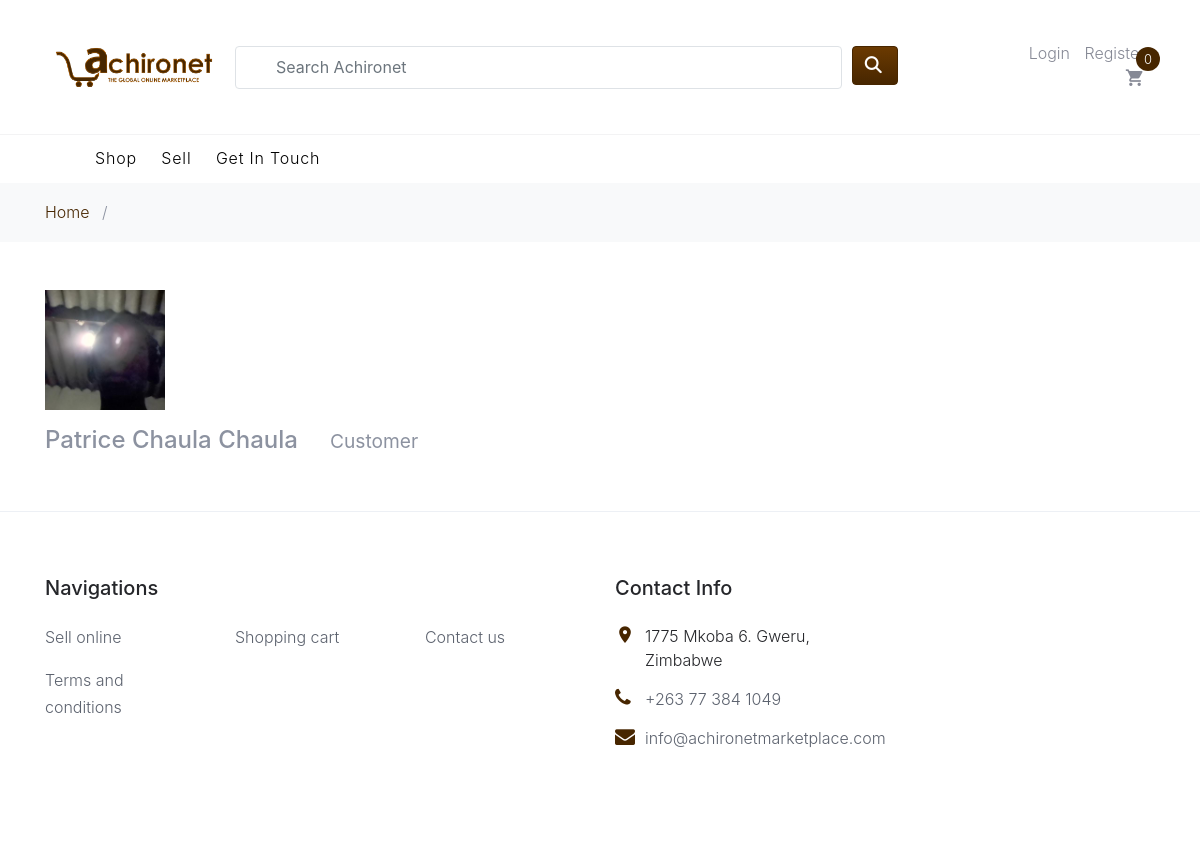
Before: /users/profile/7/ with the older database file.
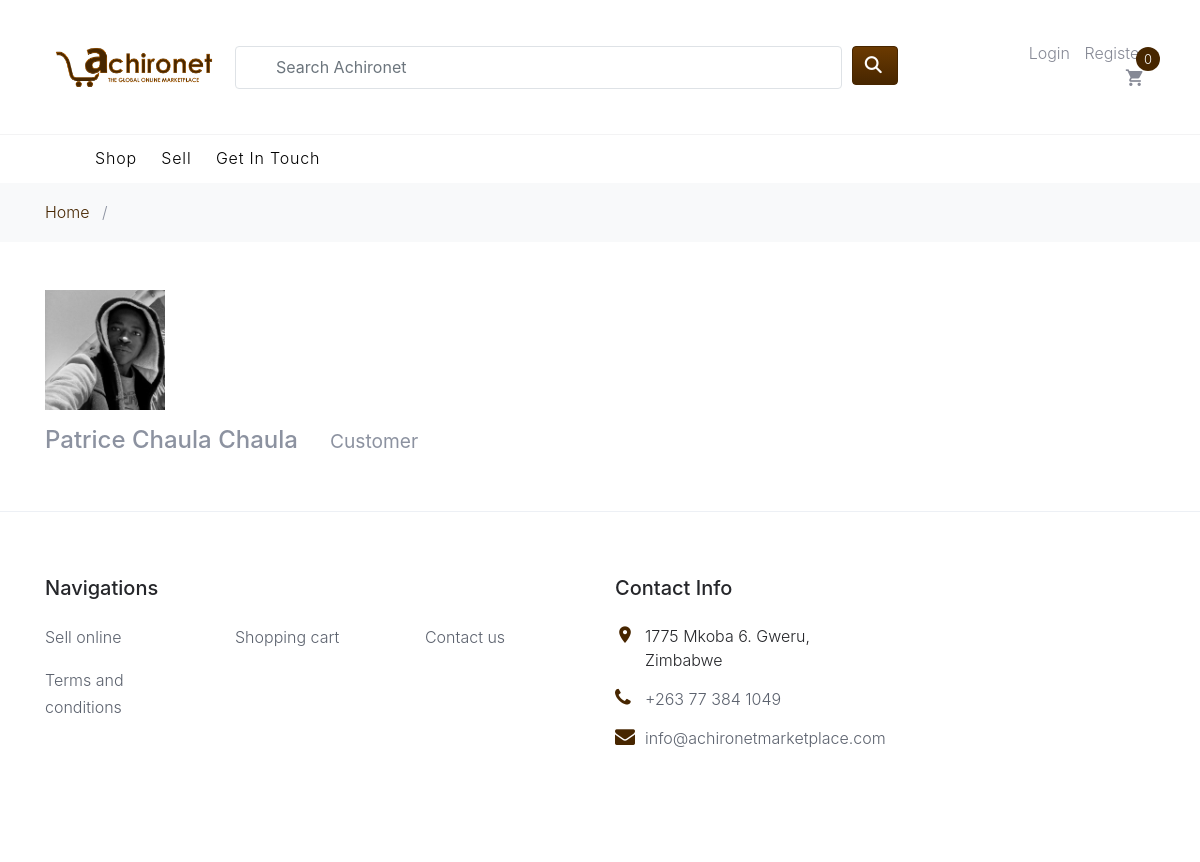
After: the same page with the newer database file.
### users/models.py (models this page shows, shortened)
class Profile(models.Model):
    firstname = models.CharField(max_length=45)
    lastname = models.CharField(max_length=45)
    profile_picture = models.OneToOneField(
        "Photo", null=True, blank=True, on_delete=models.SET_NULL)
    user = models.OneToOneField(
        User, null=True, blank=True, on_delete=models.CASCADE)

class Photo(models.Model):
    file = models.ImageField(upload_to=RandomFileName("profile-images"), blank=True)
    description = models.CharField(max_length=255, blank=True)
    uploaded_at = models.DateTimeField(auto_now_add=True)
    class Meta:
        verbose_name = 'photo'
        verbose_name_plural = 'photos'

### users/views.py (the view)
# urls.py: path("profile/<pk>/", views.ProfileView.as_view(), name="profile"),
class ProfileView(DetailView):
    model = Profile
    template_name = "users/profile.html"
    def get_context_data(self, **kwargs):
        context = super().get_context_data(**kwargs)
        context['orders'] = self.object.orders.all()
        return context

### users/templates/users/profile.html (shortened to what this page needs)
{% extends "./base.html" %}
{% load static %}
{% load crispy_forms_tags %}
{% block content %}
<div class="container">
    <div class="row py-5">
        <div class="col-xs-12 col-sm-12">
            <div class="panel panel-default">
                <div class="panel-body">
                    <div class="profile__avatar img-fluid">
                        <figure class="block-4-image">
                            <img src="{{ object.profile_picture.file.url }}" alt="Profile picture" class="img-fluid product-img">
                        </figure>
                    </div>
                    <div class="profile__header">
                        <h4>{{object.firstname}} {{object.lastname}} &nbsp; &nbsp;
                            <small>Customer</small> &nbsp; &nbsp;
                        </h4>
                    </div>
                </div>
            </div>
        </div>
    </div>
</div>
{% endblock %}

Changed rows visible on the page:
changed Profile "Patrice Chaula": profile_picture.file: a different picture
